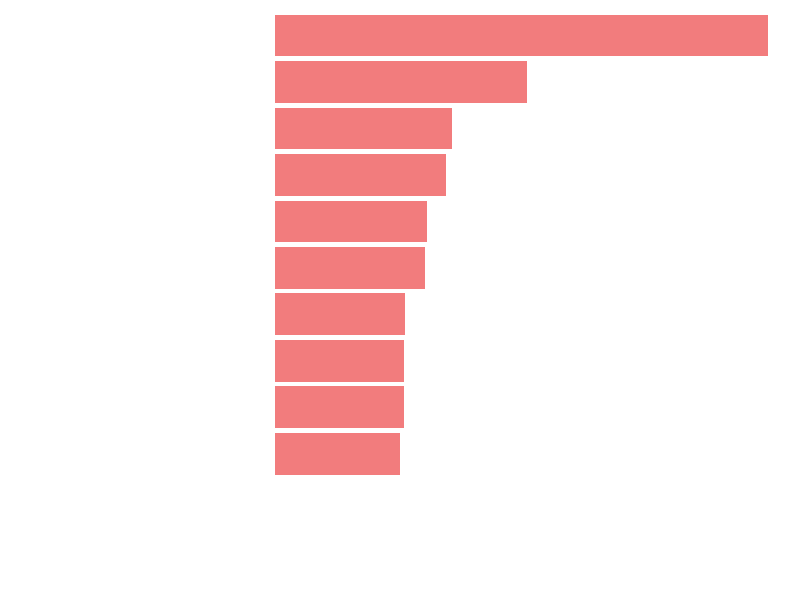
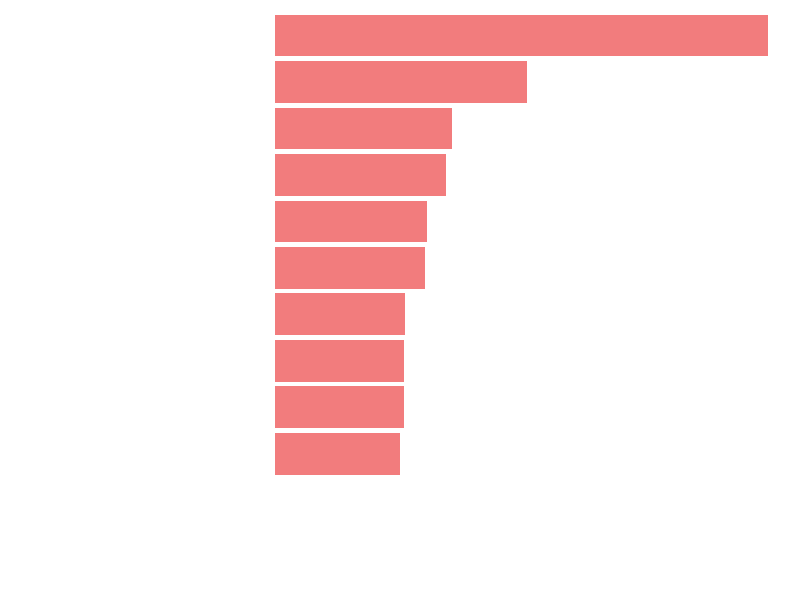

Here is the R script that generated these plots, in order:
library(dplyr)
library(ggplot2)
library(forcats)

options(scipen = 12)

straty <- read.csv("straty.csv")
populacja <- read.csv("world_population.csv")
cbc <- read.csv("cbc.csv")


straty <- straty %>% 
  select(Location, FactValueNumeric)

straty_pop <- straty %>% 
  inner_join(populacja, by = "Location") %>% 
  mutate(per_person = (FactValueNumeric*1000000/Population)) %>% 
  select(Location, per_person) %>%
  inner_join(cbc, by="Location") %>% 
  arrange(-per_person)


custom_colors <- c(
  "Africa" = "#5de1e6",               
  "North America" = "#3d9ca4",   
  "South America" = "darkred",          
  "Mediterranean" = "#f9dca0", 
  "Europe" = "#f27c7d",           
  "Asia" = "#ffb8b1",   
  "Oceania" = "#ffea7f"   
)


wyk1 <- straty_pop %>% 
  head(n=10)


got1 <- wyk1 %>% 
  ggplot(aes(x = reorder(Location, per_person), y = per_person, fill = Continent)) +
  geom_col() +
  scale_fill_manual(values = custom_colors) +
  labs(
    x = "Kraj", 
    y = "Średnie straty w pracy na mieszkańca \nz powodu problemów z zębami "
  ) +
  theme_minimal() +
  theme(
    plot.background = element_blank(),
    panel.background = element_blank(),
    panel.grid.major = element_line(color = "white"),                
    panel.grid.minor = element_line(color = "white"),
    axis.title.x = element_text(color = "white", size = 24, face = "bold"),
    axis.title.y = element_text(color = "white", size = 24, face = "bold"),
    axis.text = element_text(color = "white", size = 24, face = "bold"),
    legend.position = "none"
  ) +
  scale_y_continuous(labels = scales::dollar)+
  coord_flip()

got1

ggsave("straty.png", plot = got1, bg = "transparent", width = 9, height = 6, dpi = 300)